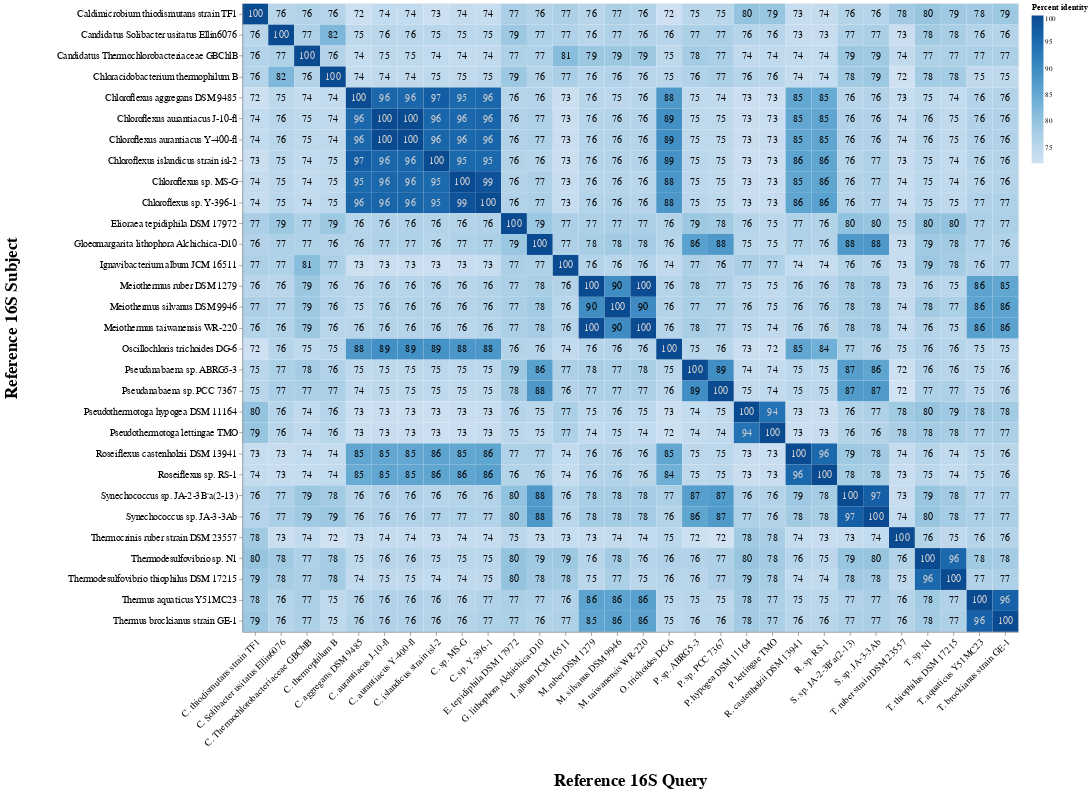

The code cell stored with this chart in its notebook:
### Code cell
base = alt.Chart(
    adjustedNamesDF.copy(),
    # title="BLAST ID Percentage" removed per request
    ).encode(
    x=alt.X(
        "Query ID:O",
        scale=alt.Scale(paddingInner=0),
        axis=alt.Axis(
            labelAngle=-45,
            labelLimit=10000,
            titleY=190
        ),
        title="Closest hit to reference 16S",
        sort=explicitXAxisOrder
    ),
    y=alt.Y(
        "Subject ID:O",
        scale=alt.Scale(paddingInner=0),
        title="Reference 16S Subject",
        axis=alt.Axis(
            labelLimit=10000,
            titleX=-300
        )
    )
).properties(
    width= 1050,
    height=850
)

heatmap = base.mark_rect().encode(
    color=alt.Color(
        "Percent identity:Q",
        scale=alt.Scale(
            domain=[72,100],
            scheme="blues"
            ),
    )
)

text = base.mark_text(
    baseline="middle",
    fontSize=14
    ).encode(
        text=alt.Text("Percent identity:Q",format=",.0f"),
        color=alt.condition(
            alt.datum["Percent identity"] > 90,
            alt.value("lightgrey"),
            alt.value("black"),
        )
)

heat_plot = heatmap + text

heat_plot.configure_axis(
    titleFontSize = 23,
    labelFontSize = 13
).configure_title(
    fontSize=30
)

### Figure 1 — Vega-Lite specification as saved in the notebook (floating-point values rounded to 4 significant figures; data arrays with more than 128 entries replaced by an {"elided": "..."} marker saying what was removed)
{"config": {"view": {"continuousWidth": 400, "continuousHeight": 300}, "axis": {"labelFontSize": 13, "titleFontSize": 23}, "title": {"fontSize": 30}}, "layer": [{"mark": "rect", "encoding": {"color": {"field": "Percent identity", "scale": {"domain": [72, 100], "scheme": "blues"}, "type": "quantitative"}, "x": {"axis": {"labelAngle": -45, "labelLimit": 10000, "titleY": 190}, "field": "Query ID", "scale": {"paddingInner": 0}, "sort": ["C. thiodismutans strain TF1", "C. Solibacter usitatus Ellin6076", "C. Thermochlorobacteriaceae GBChlB", "C. thermophilum B", "C. aggregans DSM 9485", "C. aurantiacus J-10-fl", "C. aurantiacus Y-400-fl", "C. islandicus strain isl-2", "C. sp. MS-G", "C. sp. Y-396-1", "E. tepidiphila DSM 17972", "G. lithophora Alchichica-D10", "I. album JCM 16511", "M. ruber DSM 1279", "M. silvanus DSM 9946", "M. taiwanensis WR-220", "O. trichoides DG-6", "P. sp. ABRG5-3", "P. sp. PCC 7367", "P. hypogea DSM 11164", "P. lettingae TMO", "R. castenholzii DSM 13941", "R. sp. RS-1", "S. sp. JA-2-3B'a(2-13)", "S. sp. JA-3-3Ab", "T. ruber strain DSM 23557", "T. sp. N1", "T. thiophilus DSM 17215", "T. aquaticus Y51MC23", "T. brockianus strain GE-1"], "title": "Reference 16S Query", "type": "ordinal"}, "y": {"axis": {"labelLimit": 10000, "titleX": -300}, "field": "Subject ID", "scale": {"paddingInner": 0}, "title": "Reference 16S Subject", "type": "ordinal"}}, "height": 850, "width": 1050}, {"mark": {"type": "text", "baseline": "middle", "fontSize": 14}, "encoding": {"color": {"condition": {"value": "lightgrey", "test": "(datum['Percent identity'] > 90)"}, "value": "black"}, "text": {"field": "Percent identity", "format": ",.0f", "type": "quantitative"}, "x": {"axis": {"labelAngle": -45, "labelLimit": 10000, "titleY": 190}, "field": "Query ID", "scale": {"paddingInner": 0}, "sort": ["C. thiodismutans strain TF1", "C. Solibacter usitatus Ellin6076", "C. Thermochlorobacteriaceae GBChlB", "C. thermophilum B", "C. aggregans DSM 9485", "C. aurantiacus J-10-fl", "C. aurantiacus Y-400-fl", "C. islandicus strain isl-2", "C. sp. MS-G", "C. sp. Y-396-1", "E. tepidiphila DSM 17972", "G. lithophora Alchichica-D10", "I. album JCM 16511", "M. ruber DSM 1279", "M. silvanus DSM 9946", "M. taiwanensis WR-220", "O. trichoides DG-6", "P. sp. ABRG5-3", "P. sp. PCC 7367", "P. hypogea DSM 11164", "P. lettingae TMO", "R. castenholzii DSM 13941", "R. sp. RS-1", "S. sp. JA-2-3B'a(2-13)", "S. sp. JA-3-3Ab", "T. ruber strain DSM 23557", "T. sp. N1", "T. thiophilus DSM 17215", "T. aquaticus Y51MC23", "T. brockianus strain GE-1"], "title": "Reference 16S Query", "type": "ordinal"}, "y": {"axis": {"labelLimit": 10000, "titleX": -300}, "field": "Subject ID", "scale": {"paddingInner": 0}, "title": "Reference 16S Subject", "type": "ordinal"}}, "height": 850, "width": 1050}], "data": {"name": "data-8d3ebaf3fd57fc34d15f88848eeced95"}, "$schema": "https://vega.github.io/schema/vega-lite/v4.17.0.json", "datasets": {"data-8d3ebaf3fd57fc34d15f88848eeced95": {"elided": "900 records"}}}
